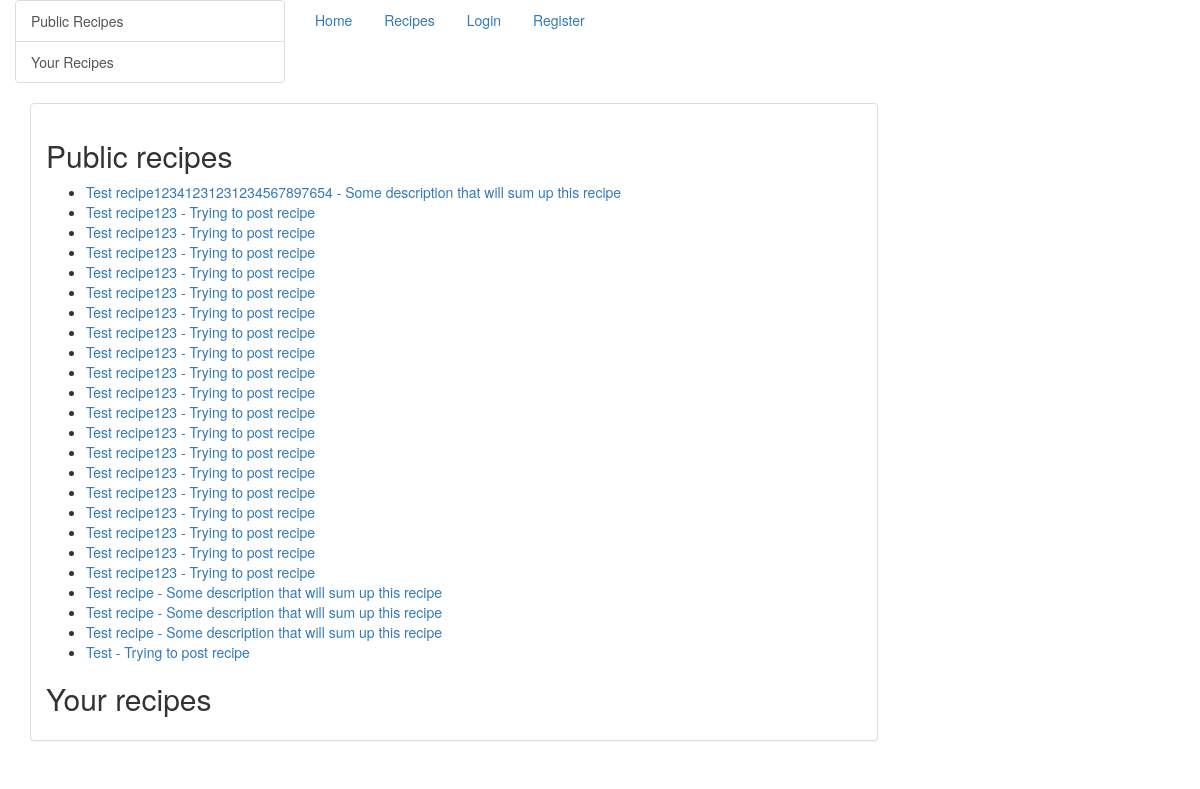
Page /recipes/ on the earlier database version.
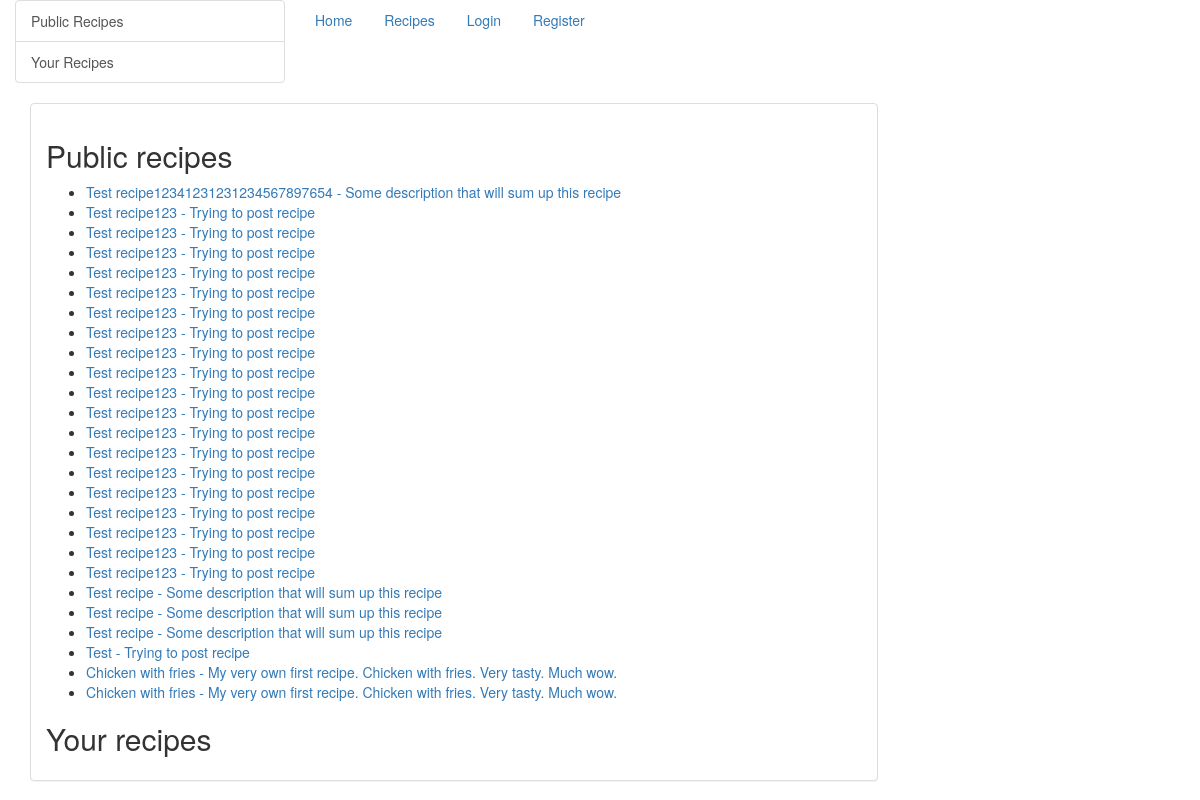
Same page on the later database version.
### recipe/models.py (models this page shows)
class Recipe(models.Model):
    name = models.CharField(max_length=200)
    user = models.ForeignKey(User, on_delete=models.CASCADE)
    ingredients = models.ManyToManyField(Ingredient)
    description = models.CharField(max_length=100, blank=True)
    recipe_steps = models.CharField(max_length=1000)
    yields = models.IntegerField()
    date = models.DateField(default=datetime.date.today)
    global_access = models.BooleanField(default=True)
    card = models.CharField(max_length=1024, blank=True)
    class Meta:
        ordering = ["-name"]
    def __str__(self):
        return self.name

### website/views.py (the view)
# urls.py: url(r'^recipes/$', ShowAllRecipes.as_view()),
class ShowAllRecipes(ListView):
    context_object_name = 'recipe'
    queryset = Recipe.objects.filter(global_access=False)
    queryset2 = Recipe.objects.filter(global_access=True)
    def get_context_data(self, **kwargs):
        queryset2 = Recipe.objects.filter(global_access=True)
        if self.request.user.is_authenticated():
            queryset = Recipe.objects.filter(user=self.request.user)
            context = {
                'paginator': None,
                'page_obj': None,
                'is_paginated': False,
                'object_list': queryset,
                'object_list2': queryset2
            }
            context.update(kwargs)
        else:
            context = {
                'paginator': None,
                'page_obj': None,
                'is_paginated': False,
                'object_list2': queryset2,
            }
            context.update(kwargs)
        return context

### templates/recipe/recipe_list.html (shortened to what this page needs)
{% extends "base.html" %}
{% block content %}
    <h2 id="1">Public recipes</h2>
    <ul>
        {% for recipe in object_list2 %}
            <li><a href="/recipe/{{ recipe.id }}">{{ recipe }} - {{ recipe.description }}</a></li>
        {% endfor %}
    </ul>
    <h2 id="2">Your recipes</h2>
{% endblock %}
{% block sidebar %}
    <div class="col-xs-6 col-sm-3 sidebar-offcanvas sidebar-nav" id="sidebar" role="navigation">
        <div class="list-group">
            <a href="#1" class="list-group-item">
                <div class="sidebar">Public Recipes</div>
            </a>
            <a href="#2" class="list-group-item">
                <div class="sidebar">Your Recipes</div>
            </a>
        </div>
    </div>
{% endblock %}

### templates/base.html (shortened to what this page needs)
<!DOCTYPE html>
<html lang="en">
<head>
    <link rel="stylesheet" href="https://maxcdn.bootstrapcdn.com/bootstrap/3.3.6/css/bootstrap.min.css"
>
    <link rel="stylesheet" type="text/css" href="http://midnight-order.com/media/css/recipes.css">
    <link rel="stylesheet" href="//code.jquery.com/ui/1.11.0/themes/smoothness/jquery-ui.css">
    <link rel="stylesheet" href="http://code.jquery.com/ui/1.11.0/themes/smoothness/jquery-ui.css">
</head>
<body>
{% block sidebar %}
{% endblock %}
{% if not user.is_authenticated %}
    <div class="div-pos foo3">
{% else %}
    <div class="div-pos foo">
{% endif %}
<ul class="nav nav-pills">
    <li role="presentation"><a href="/">Home</a></li>
    {% if not user.is_authenticated %}
        <li role="presentation"><a href="/recipes">Recipes</a></li>
        <li role="presentation"><a href="/login">Login</a></li>
        <li role="presentation"><a href="/register">Register</a></li>
    {% endif %}
</ul>
</div>
<div class="container">
    <div class="row row-offcanvas row-offcanvas-right ">
        <div class="col-xs-12 col-sm-9">
            <div class="panel panel-default">
                <div class="panel-body word-break">
                    {% block content %}
                    {% endblock %}
                </div>
            </div>
        </div>
    </div>
</div>
</body>
</html>

Differences in the rows shown:
added Recipe: name "Chicken with fries", description "My very own first recipe. Chicken with fries. Very tasty. Much wow."
added Recipe: name "Chicken with fries", description "My very own first recipe. Chicken with fries. Very tasty. Much wow."
